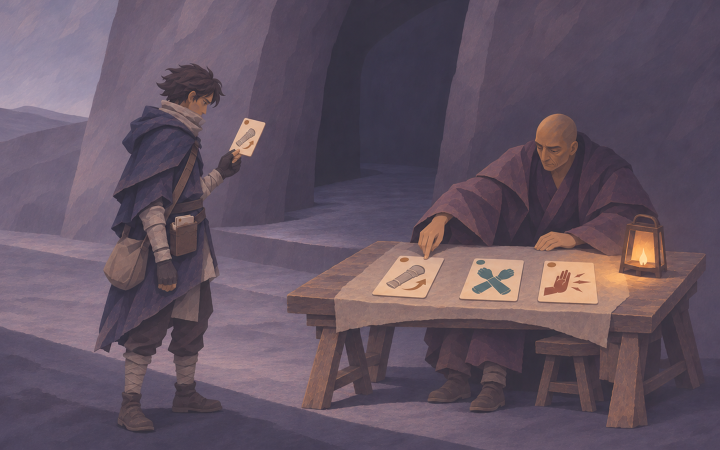
#> input picture art-source/ashen-labyrinth/concepts/threshold/scene-with-selected-detail.png, 1440 x 900 px (shown at 1/2 size)
$ python -i render_review.py   (imports and definitions only)
#> lines starting #> are read from the running program, lines starting #| are printed output that depends on the picture
"""Package the transparent frame sequence and deliver captured Cocos playback."""
import argparse
import io
import json
from pathlib import Path
import subprocess
from zipfile import ZipFile

from PIL import Image, ImageDraw

from pack import ART, ROOT


PREVIEW=ART/"preview"
CAPTURE=ROOT/"temp/survivor-frames/film"


def stills():
    report=json.loads((PREVIEW/"runtime-check.json").read_text(encoding="utf-8"))
    count=report["film"]["frames"]
    return [Image.open(CAPTURE/f"{i:03}.png").convert("RGB") for i in range(count)]


def gif(images):
    # Keep the opening and first breath, then show the three flicks in succession.
    window=images[:40]+images[101:]
    frames=[im.crop((60,0,566,606)).resize((466,558),Image.Resampling.LANCZOS) for im in window]
    palette_source=Image.new("RGB",(320,50*8))
    for i,img in enumerate(frames[::17][:32]):
        patch=img.resize((80,100),Image.Resampling.BOX)
        palette_source.paste(patch,((i%4)*80,(i//4)*50))
    palette=palette_source.quantize(colors=236,method=Image.Quantize.MEDIANCUT)
    indexed=[img.quantize(palette=palette,dither=Image.Dither.NONE) for img in frames]
    indexed[0].save(PREVIEW/"survivor-frames.gif",save_all=True,append_images=indexed[1:],
                    duration=40,loop=0,optimize=True,disposal=1)


def video(images,ffmpeg):
    args=[ffmpeg,"-hide_banner","-loglevel","error","-y","-f","image2pipe","-framerate","25","-c:v","mjpeg",
          "-i","pipe:0","-an","-c:v","libvpx","-b:v","1900k","-pix_fmt","yuv420p",
          str(PREVIEW/"survivor-frames.webm")]
    with subprocess.Popen(args,stdin=subprocess.PIPE) as encoder:
        for image in images:
            packet=io.BytesIO()
            image.save(packet,format="JPEG",quality=96,subsampling=0)
            encoder.stdin.write(packet.getvalue())
        encoder.stdin.close()
        if encoder.wait():
            raise RuntimeError("Could not encode the Cocos recording")


def strip(images):
    indices=[142,148,151,153,161]
    result=Image.new("RGB",(1300,271),(48,41,54))
    draw=ImageDraw.Draw(result)
    for index,frame in enumerate(indices):
        panel=images[frame].crop((92,7,380,277)).resize((257,241),Image.Resampling.LANCZOS)
        result.paste(panel,(index*260,0))
        draw.text((index*260+7,248),f"{(frame-140)/25:.2f} s",fill=(234,223,216))
    result.save(PREVIEW/"native-gesture-strip.png",optimize=True)


def package():
    record=json.loads((ART/"registration.json").read_text(encoding="utf-8"))
    with ZipFile(ART/"survivor-frame-sequence.zip","w") as output:
        for name in record["exposures"]:
            cel=Path("cels")/(name+".png")
            output.write(ART/cel,cel.as_posix())
        output.write(ART/"registration.json","registration.json")
        output.write(PREVIEW/"timing.json","timing.json")
    with ZipFile(ART/"survivor-frame-sequence.zip") as output:
        assert output.testzip() is None and len(output.namelist())==len(record["exposures"])+2


# [10 lines not run here, left out]

>>> import cv2
>>> picture = cv2.imread('../../art-source/ashen-labyrinth/concepts/threshold/scene-with-selected-detail.png', cv2.IMREAD_GRAYSCALE)
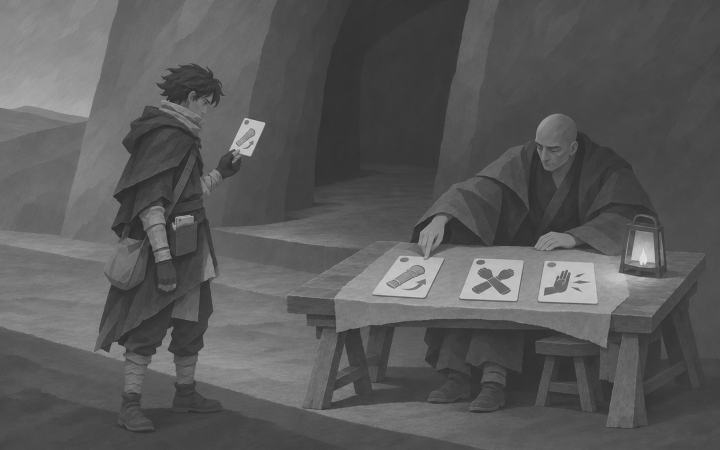
#> picture: shape (900, 1440) (shown at 1/2 size); min 33, max 229, mean 89.6
#> (the run stopped early here; a loop or call above may not have finished)

$ run again, on art-source/ashen-labyrinth/concepts/threshold/characters.png
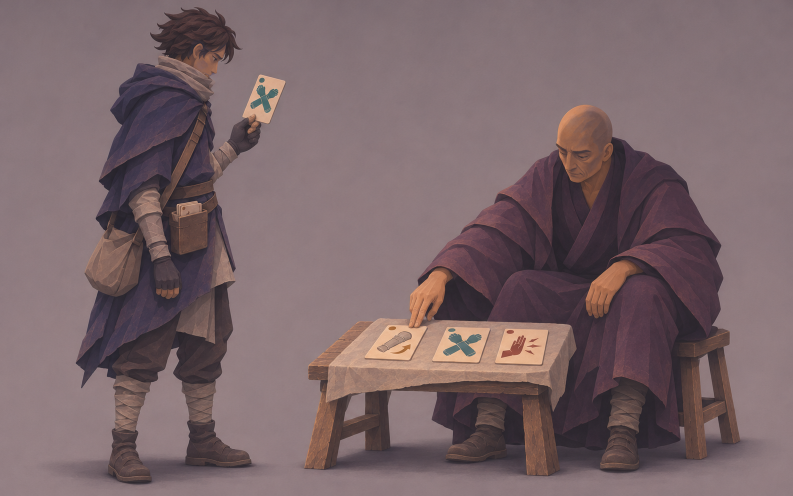
#> input picture art-source/ashen-labyrinth/concepts/threshold/characters.png, 1586 x 992 px (shown at 1/2 size)
#> `picture = cv2.imread('../../art-source/ashen-labyrinth/concepts/thresh..`:
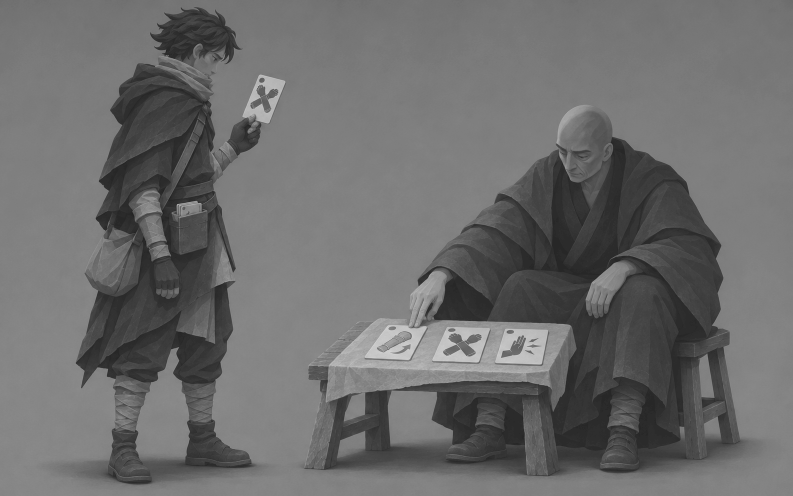
#> picture: shape (992, 1586) (shown at 1/2 size); min 21, max 217, mean 108.1

$ run again, on art-source/ashen-labyrinth/concepts/threshold/entrance.png
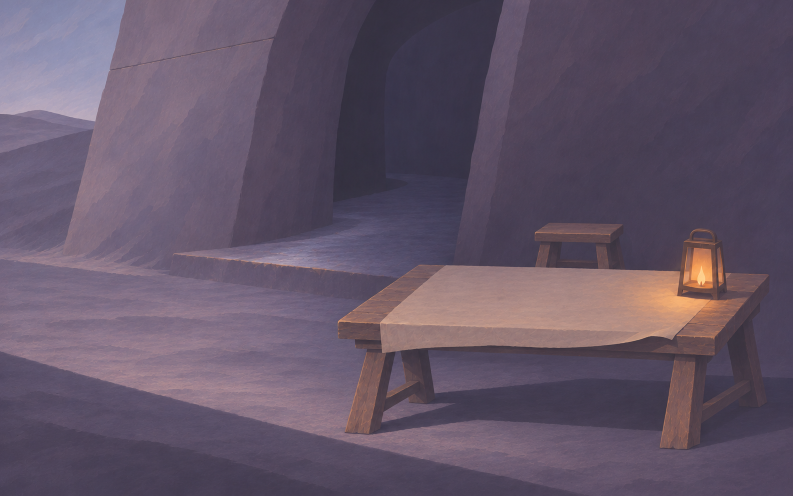
#> input picture art-source/ashen-labyrinth/concepts/threshold/entrance.png, 1586 x 992 px (shown at 1/2 size)
#> `picture = cv2.imread('../../art-source/ashen-labyrinth/concepts/thresh..`:
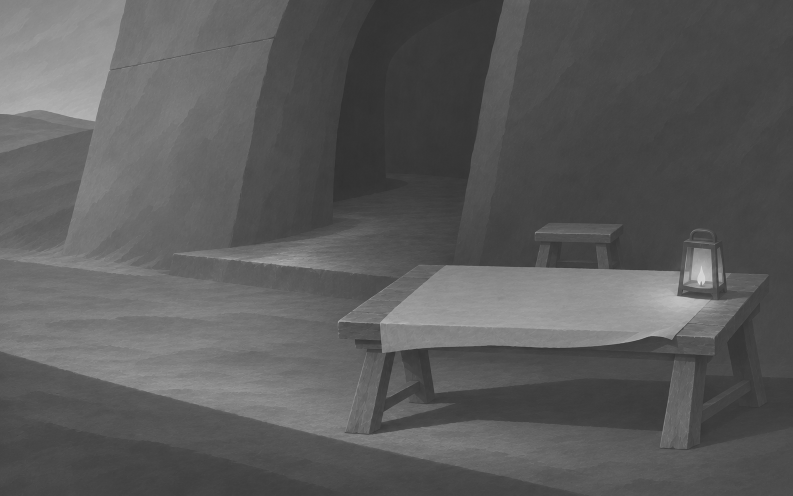
#> picture: shape (992, 1586) (shown at 1/2 size); min 47, max 225, mean 91

$ run again, on art-source/ashen-labyrinth/concepts/threshold/face-folds.png
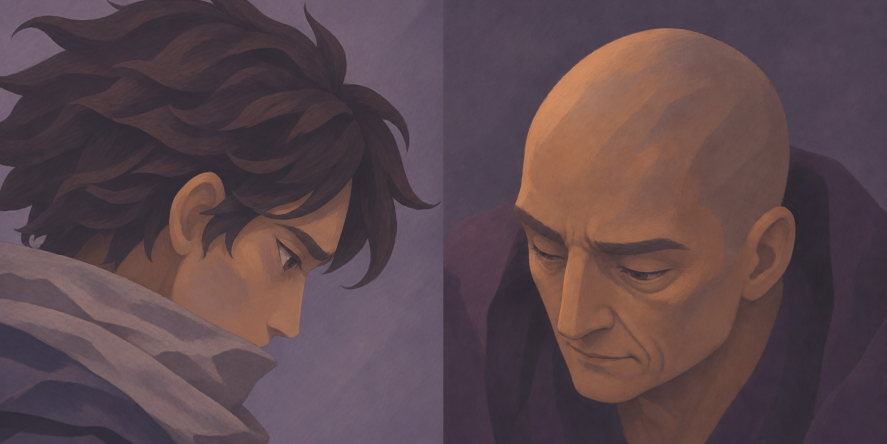
#> input picture art-source/ashen-labyrinth/concepts/threshold/face-folds.png, 1774 x 887 px (shown at 1/2 size)
#> `picture = cv2.imread('../../art-source/ashen-labyrinth/concepts/thresh..`:
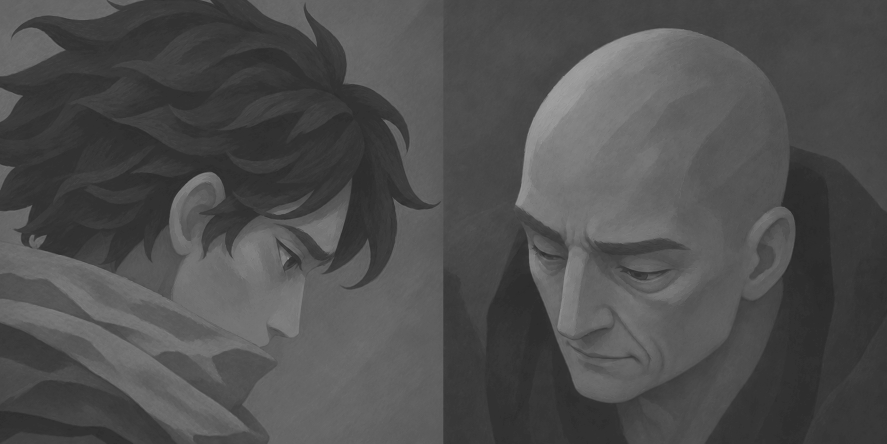
#> picture: shape (887, 1774) (shown at 1/2 size); min 39, max 167, mean 78.8
